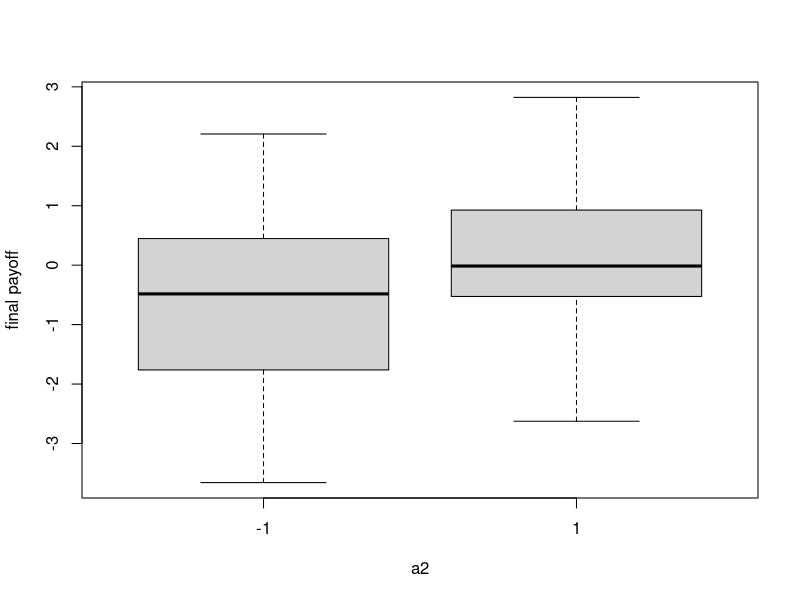

R code for this plot:
## ---- chunk 1
# Based on simulation 1, setting 6, of Murray et.al. 2018
library(MASS)
library(mvtnorm)
# true parameters; first half for main effect and second half for treatment effects
beta1 = c(0.644, 0.006, -0.369, 0.019) #stage 1 Q-function 
beta2 = c(0.00, 0.00, -0.50, 0.00, 0.00, 0.25, 0.00, 0.50, 0.50) # stage 2 Q-function
delta = c(0.1, 0.1) # o2 outcome model p(o2 | o1, a1) 

# sample 
set.seed(67);n = 200 # {-1,1} coding for covariates and assignment
o1 = 2* rbinom(n, 1, 0.5) -1 ; a1 = 2* rbinom(n, 1, 0.5) -1 
o2 = 2* rbinom(n, 1, 1/(1 + exp(-cbind(o1, a1) %*% delta))) -1 
a2 = 2 * rbinom(n, 1, 0.5) -1
y = rnorm(n, cbind(1, o1, a1, o1*a1,o2, a2,a2*o1,a2*a1, a2*o2 ) %*% beta2, 1)

my_dataset = list(data = cbind(o1, a1, o2, a2,y), beta1 = beta1, beta2 = beta2, delta = delta)

# check
View(my_dataset$data)
cor(my_dataset$data[,'a2'], my_dataset$data[,'y'])
boxplot(my_dataset$data[,'y'] ~my_dataset$data[,'a2'], 
        xlab = 'a2', 
        ylab = 'final payoff') 
# BIG sampler with g prior-------------------------------------------------------------
p1 = 4; p2 = 9 #dims of the parameters 
S = 2000
BETA1  = matrix(NA, nrow = S, ncol = p1)
SIGMA1 = rep(NA, S)
BETA2  = matrix(NA, nrow = S, ncol = p2)
SIGMA2 = rep(NA, S)
X1 = model.matrix(~ o1 + a1 + o1*a1)
X2 = model.matrix(~ o1 + a1 + o1*a1 + o2 + a2*(1 + o1 + a1 + o2))
#use model.matrix when constructing design matrices! 
treat_cols2 = grep('a2', colnames(X2)) # store the col names of treatment effects
treat_cols1 = grep('a1', colnames(X1))
main_cols2 = grep('a2', colnames(X2), invert = TRUE)
main_cols1 = grep('a1', colnames(X1), invert = TRUE)
fit2 = lm(y ~ o1 + a1 + o1:a1 + o2 + a2 + a2:o1 + a2:a1 + a2:o2)
Beta_2_ols  = coef(fit2)
sigma2_2_ols = summary(fit2)$sigma^2
SSRg_2 = as.numeric(t(y) %*% (diag(n) - n/(n+1) * (X2 %*% solve(t(X2)%*%X2)) 
                              %*% t(X2)) %*%y)

for(s in 1:S){
  #1. sample THETA.2 from stage 2 posterior
  sigma2_2 = 1/rgamma(1,shape = (n+1)/2,
                      rate = (sigma2_2_ols + SSRg_2)/2) 
  Beta_2 = mvrnorm(1, mu = n/(n+1) * Beta_2_ols, 
                   Sigma = n/(n+1) * sigma2_2 * solve(t(X2)%*%X2))
  BETA2[s, ] = Beta_2
  SIGMA2[s] = sigma2_2
  
  interaction = cbind(1, o1, a1, o2) %*% 
    Beta_2[treat_cols2]
  a2_opt = ifelse(interaction >= 0, 1, -1)
  
  #2. Step2: generate a counterfactual dataset 
  X2_new =  cbind(1,o1,a1,o1*a1,o2,
                  a2_opt, a2_opt*o1, a2_opt*a1, a2_opt*o2)
  y_mis = rmvt(1, df = n+1, delta = (n)/(n+1) *X2_new %*% Beta_2_ols, 
               sigma = (sigma2_2_ols + SSRg_2)/(n+1)*
                 (diag(n) + X2_new %*% solve(t(X2)%*%X2) %*% t(X2_new)),
               type = 'shifted'
  )
  y_counterfactual = y 
  for(i in 1:n){
    if(a2[i] != a2_opt[i]){
      y_counterfactual[i] = y_mis[i]
    }
  }
  
  #3 Step3: sample from stage 1 posterior using y2_counterfactual
  fit1 = lm(y_counterfactual ~ o1 + a1 + o1:a1)
  Beta_1_ols  = coef(fit1)
  sigma2_1_ols = summary(fit1)$sigma^2
  SSRg_1 = t(y_counterfactual) %*% 
    (diag(n) - n/(n+1) * (X1 %*% solve(t(X1)%*%X1)) %*% t(X1)) %*%
    y_counterfactual
  
  sigma2_1 = 1/rgamma(1,shape = (n+1)/2,
                      rate = (sigma2_1_ols + SSRg_1)/2) 
  
  Beta_1 = mvrnorm(1, mu = n/(n+1) * Beta_1_ols, 
                   Sigma = n/(n+1) * sigma2_1 * solve(t(X1)%*%X1))
  BETA1[s, ] = Beta_1
  SIGMA1[s] = sigma2_1
}


BETA2_EAP = colMeans(BETA2);BETA1_EAP = colMeans(BETA1)
a2_opt_hat = ifelse(cbind(1, o1, a1, o2)%*%
                      BETA2_EAP[treat_cols2]>=0, 
                    1,-1)
a1_opt_hat = ifelse(cbind(1, o1)%*%
                      BETA1_EAP[treat_cols1]>=0, 
                    1,-1)
#true optimal regime for stage 1 
true_d1_opt = ifelse(cbind(1, o1) %*% beta1[3:4] >= 0, 1, -1)
true_d2_opt = ifelse(cbind(1,o1, a1, o2) %*% beta2[6:9] >=0, 1,-1) 
mean(a2_opt_hat == true_d2_opt)
mean(a1_opt_hat == true_d1_opt)

# probability of optimal treatments for individual i
i = 30
input2_i = X2[i,treat_cols2]/X2[i,'a2'] #input
input1_i = X1[i,treat_cols1]/X1[i,'a1']
treat2_i = BETA2[,treat_cols2]%*%input2_i 
treat1_i = BETA1[,treat_cols1]%*%input1_i 
(prob_one_is_better_for_a2 = mean(treat2_i>=0))
(prob_one_is_better_for_a1 = mean(treat1_i >=0))
